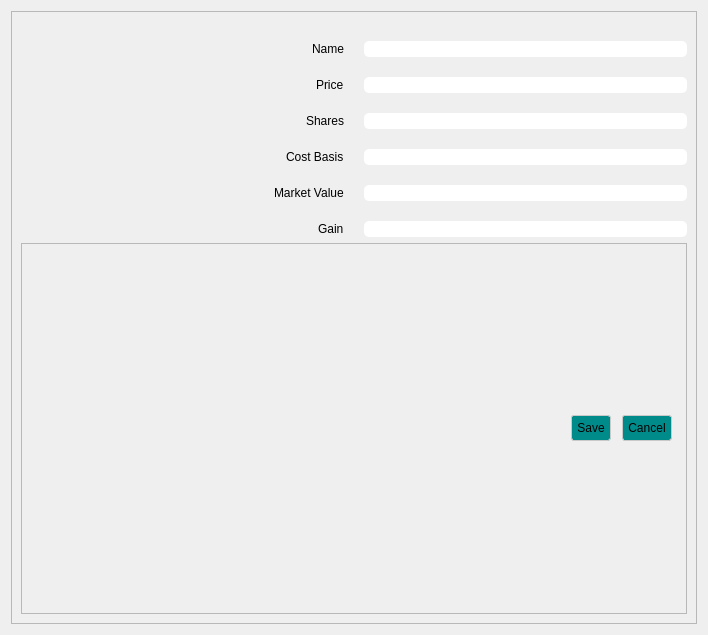
<?xml version="1.0" encoding="UTF-8"?>
<ui version="4.0">
 <class>Dialog</class>
 <widget class="QDialog" name="Dialog">
  <property name="geometry">
   <rect>
    <x>0</x>
    <y>0</y>
    <width>708</width>
    <height>635</height>
   </rect>
  </property>
  <property name="windowTitle">
   <string>Dialog</string>
  </property>
  <property name="styleSheet">
   <string notr="true">QLineEdit { border-radius: 5px; }</string>
  </property>
  <layout class="QVBoxLayout" name="verticalLayout">
   <item>
    <widget class="QFrame" name="addStockFrame">
     <property name="frameShape">
      <enum>QFrame::StyledPanel</enum>
     </property>
     <property name="frameShadow">
      <enum>QFrame::Raised</enum>
     </property>
     <layout class="QVBoxLayout" name="verticalLayout_2">
      <item>
       <layout class="QGridLayout" name="gridLayout" rowstretch="10,10,10,10,10,10" columnstretch="30,30" columnminimumwidth="0,0">
        <property name="sizeConstraint">
         <enum>QLayout::SetDefaultConstraint</enum>
        </property>
        <property name="topMargin">
         <number>20</number>
        </property>
        <property name="spacing">
         <number>20</number>
        </property>
        <item row="4" column="1">
         <widget class="QLineEdit" name="marketValueLineEdit"/>
        </item>
        <item row="1" column="0" alignment="Qt::AlignRight">
         <widget class="QLabel" name="priceLabel">
          <property name="text">
           <string>Price</string>
          </property>
         </widget>
        </item>
        <item row="0" column="0" alignment="Qt::AlignRight">
         <widget class="QLabel" name="nameLabel">
          <property name="text">
           <string>Name</string>
          </property>
         </widget>
        </item>
        <item row="2" column="0" alignment="Qt::AlignRight">
         <widget class="QLabel" name="sharesLabel">
          <property name="text">
           <string>Shares</string>
          </property>
         </widget>
        </item>
        <item row="3" column="0" alignment="Qt::AlignRight">
         <widget class="QLabel" name="costBasisLabel">
          <property name="text">
           <string>Cost Basis</string>
          </property>
         </widget>
        </item>
        <item row="1" column="1">
         <widget class="QLineEdit" name="priceLineEdit"/>
        </item>
        <item row="0" column="1">
         <widget class="QLineEdit" name="nameLineEdit"/>
        </item>
        <item row="5" column="0" alignment="Qt::AlignRight">
         <widget class="QLabel" name="gainLabel">
          <property name="text">
           <string>Gain</string>
          </property>
         </widget>
        </item>
        <item row="4" column="0" alignment="Qt::AlignRight">
         <widget class="QLabel" name="marketValueLabel">
          <property name="text">
           <string>Market Value</string>
          </property>
         </widget>
        </item>
        <item row="2" column="1">
         <widget class="QLineEdit" name="sharesLineEdit">
          <property name="minimumSize">
           <size>
            <width>20</width>
            <height>0</height>
           </size>
          </property>
         </widget>
        </item>
        <item row="3" column="1">
         <widget class="QLineEdit" name="costBasisLineEdit"/>
        </item>
        <item row="5" column="1">
         <widget class="QLineEdit" name="gainLineEdit"/>
        </item>
       </layout>
      </item>
      <item>
       <widget class="QFrame" name="buttonFrame">
        <property name="frameShape">
         <enum>QFrame::StyledPanel</enum>
        </property>
        <property name="frameShadow">
         <enum>QFrame::Raised</enum>
        </property>
        <layout class="QHBoxLayout" name="horizontalLayout">
         <item>
          <widget class="QDialogButtonBox" name="buttonBox">
           <property name="autoFillBackground">
            <bool>true</bool>
           </property>
           <property name="styleSheet">
            <string notr="true">
QPushButton{
background-color: #008B8B;
       border: 1px solid #c9c9c9;
       border-radius: 3px;
       padding: 5px;
       margin-right: 5px;
}</string>
           </property>
           <property name="orientation">
            <enum>Qt::Horizontal</enum>
           </property>
           <property name="standardButtons">
            <set>QDialogButtonBox::Cancel|QDialogButtonBox::Save</set>
           </property>
           <property name="centerButtons">
            <bool>false</bool>
           </property>
          </widget>
         </item>
        </layout>
       </widget>
      </item>
     </layout>
    </widget>
   </item>
  </layout>
 </widget>
 <resources/>
 <connections/>
</ui>
